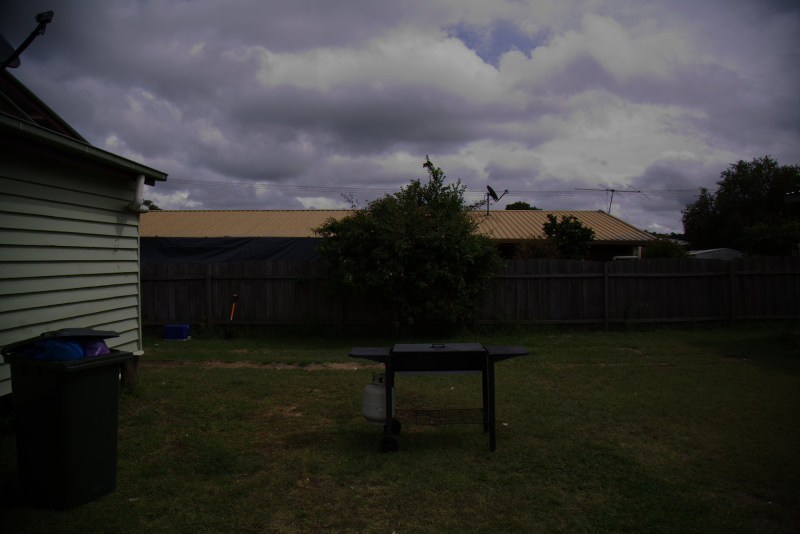
//> input picture src/2/data/barbecue.png, 800 x 534 px
$ ./lab2   (built with g++ and OpenCV 4)
//> lines starting //> are read from the running program, lines starting //| are printed output that depends on the picture
/*
    Author: Vittorio Esposito
*/

#include <iostream>
#include <stdio.h>
#include "opencv2/highgui/highgui.hpp"
#include "opencv2/imgproc/imgproc.hpp"
#include "opencv2/opencv.hpp"
#include "opencv2/imgcodecs.hpp"

using namespace std;
using namespace cv;

int kernelSizeGaussian = 1;
int sigmaGaussian = 0;

int sigmaSpaceBilateral = 1;
int sigmaRangeBilateral = 1;

// hists = vector of 3 cv::mat of size nbins=256 with the 3 histograms
// e.g.: hists[0] = cv:mat of size 256 with the red histogram
//       hists[1] = cv:mat of size 256 with the green histogram
//       hists[2] = cv:mat of size 256 with the blue histogram
void showHistogram(std::vector<cv::Mat> &hists)
{
    // Min/Max computation
    double hmax[3] = {0, 0, 0};
    double min;
    cv::minMaxLoc(hists[0], &min, &hmax[0]);
    cv::minMaxLoc(hists[1], &min, &hmax[1]);
    cv::minMaxLoc(hists[2], &min, &hmax[2]);

    std::string wname[3] = {"blue", "green", "red"};
    cv::Scalar colors[3] = {cv::Scalar(255, 0, 0), cv::Scalar(0, 255, 0),
                            cv::Scalar(0, 0, 255)};

    std::vector<cv::Mat> canvas(hists.size());

    // Display each histogram in a canvas
    for (int i = 0, end = hists.size(); i < end; i++)
    {
        canvas[i] = cv::Mat::ones(125, hists[0].rows, CV_8UC3);

        for (int j = 0, rows = canvas[i].rows; j < hists[0].rows - 1; j++)
        {
            cv::line(
                canvas[i],
                cv::Point(j, rows),
                cv::Point(j, rows - (hists[i].at<float>(j) * rows / hmax[i])),
                hists.size() == 1 ? cv::Scalar(200, 200, 200) : colors[i],
                1, 8, 0);
        }

        cv::imshow(hists.size() == 1 ? "value" : wname[i], canvas[i]);
    }
}

// [69 lines left out: functions medianFilterCallback, gaussianFilterSigmaCallback, gaussianFilterKernelCallback, bilateralFilterSigmaRangeCallaback, bilateralFilterSigmaSpaceCallaback, not called in this run]

int main(int argc, char *argv[])
{
    cout << "Lab2 is running" << endl;

    // ***** PART 1 *****

    // 1. Loads an image (e.g., one of the provided images like “barbecue.jpg” or “countryside.jpg”)
    Mat inputImage = imread("./data/barbecue.png");
//> inputImage is the input picture: 534 rows x 800 cols, CV_8UC3; mean B, G, R 54.4, 56.1, 56.7

    if (!inputImage.data)
        return 1;

    const char *inputWnd = "Input image";
    namedWindow(inputWnd);
    imshow(inputWnd, inputImage);
    cout << "Showing the input image. Close the image(s) to continue..." << endl;
    waitKey(0);

    /*
    2. Prints the histograms of the image. You must compute 3 histograms, one for each channel (i.e., R, G and B)
    with 256 bins and [0, 255] as range. Notice that you need to use the calcHist() function separately on the 3 channels.
    You can use the provided function (in the “show_histogram_function.cpp” file) to visualize the data.
    */

    vector<Mat> histograms;

    // Separate the channels in a multichannels array into multiple single channel arrays
    split(inputImage, histograms);
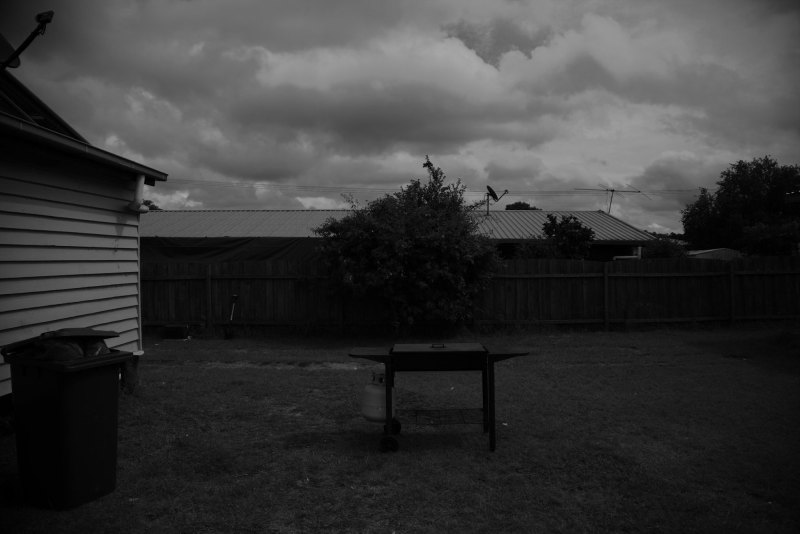
//> histograms[1]: 534 rows x 800 cols, CV_8UC1; min 0, max 167, mean 56.1

    int histSize = 256;

    // the upper boundary is not included
    float range[] = {0, 256};
    const float *histRange = {range};

    Mat blueHistogram, greenHistogram, redHistogram;
    calcHist(&histograms[0], 1, 0, Mat(), blueHistogram, 1, &histSize, &histRange, true, false);
//> blueHistogram = 256 values, max 13181 at index 12, min 0 at index 168, mean 1668.8
    calcHist(&histograms[1], 1, 0, Mat(), greenHistogram, 1, &histSize, &histRange, true, false);
//> greenHistogram = 256 values, max 8139 at index 8, min 0 at index 168, mean 1668.8
    calcHist(&histograms[2], 1, 0, Mat(), redHistogram, 1, &histSize, &histRange, true, false);
//> redHistogram = 256 values, max 8492 at index 4, min 0 at index 168, mean 1668.8

    vector<Mat> outputHistogram{blueHistogram, greenHistogram, redHistogram};
    showHistogram(outputHistogram);
//> in showHistogram, `cv::minMaxLoc(hists[0], &min, &hmax[0]);`: min = 0; hmax = [13181, 0, 0]
//> in showHistogram, `cv::minMaxLoc(hists[1], &min, &hmax[1]);`: hmax = [13181, 8139, 0]
//> in showHistogram, `cv::minMaxLoc(hists[2], &min, &hmax[2]);`: hmax = [13181, 8139, 8492]
//> the loop in showHistogram, `for (int i = 0, end = hists.size(); i < end; i++)` made 3 passes
    cout << "Showing the histograms of the image. Close the image(s) to continue..." << endl;
    waitKey(0);

    // 3. Equalizes separately the R, G and B channels by using cv::equalizeHist().
    equalizeHist(histograms[0], blueHistogram);
    equalizeHist(histograms[1], greenHistogram);
    equalizeHist(histograms[2], redHistogram);

    // 4. Shows the equalized image and the histogram of its channels.

    vector<Mat> equalizedHistograms{blueHistogram, greenHistogram, redHistogram};
    Mat equalizedImage;

    // Merge equalizedHistograms to make a single multi-channel array equalizedImage
    merge(equalizedHistograms, equalizedImage);
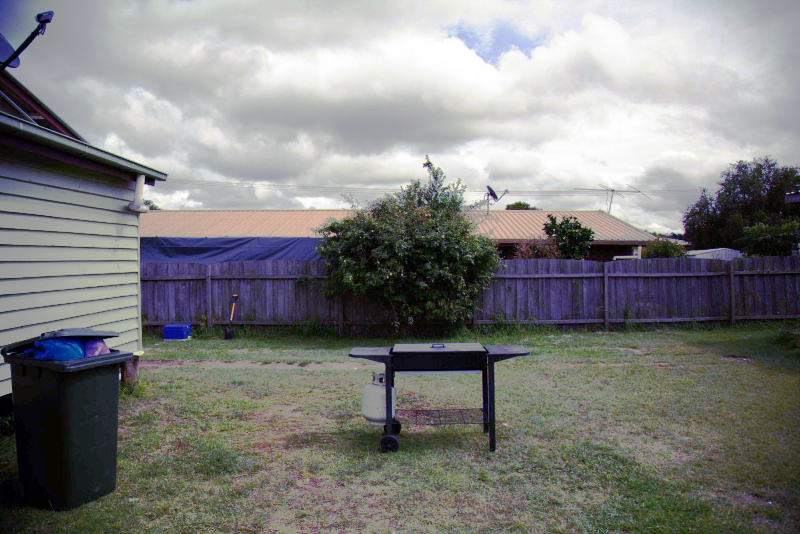
//> equalizedImage: 534 rows x 800 cols, CV_8UC3; mean B, G, R 127.7, 128.7, 128.6

    const char *equalizedWnd = "Equalized Image";
    namedWindow(equalizedWnd);
    imshow(equalizedWnd, equalizedImage);
    cout << "Showing the equalized image. Close the image(s) to continue..." << endl;
    waitKey(0);

    calcHist(&equalizedHistograms[0], 1, 0, Mat(), blueHistogram, 1, &histSize, &histRange, true, false);
//> blueHistogram = 256 values, max 13181 at index 88, min 0 at index 1, mean 1668.8
    calcHist(&equalizedHistograms[1], 1, 0, Mat(), greenHistogram, 1, &histSize, &histRange, true, false);
//> greenHistogram = 256 values, max 8139 at index 32, min 0 at index 1, mean 1668.8
    calcHist(&equalizedHistograms[2], 1, 0, Mat(), redHistogram, 1, &histSize, &histRange, true, false);
//> redHistogram = 256 values, max 8492 at index 16, min 0 at index 1, mean 1668.8

    outputHistogram = {blueHistogram, greenHistogram, redHistogram};
    showHistogram(outputHistogram);
//> in showHistogram (call 2), `cv::minMaxLoc(hists[0], &min, &hmax[0]);`: hmax = [13181, 0, 0]
//> in showHistogram (call 2), `cv::minMaxLoc(hists[1], &min, &hmax[1]);`: hmax = [13181, 8139, 0]
//> in showHistogram (call 2), `cv::minMaxLoc(hists[2], &min, &hmax[2]);`: hmax = [13181, 8139, 8492]
//> the loop in showHistogram (call 2), `for (int i = 0, end = hists.size(); i < end; i++)` made 3 passes
//> after the loop in showHistogram (call 2), `for (int i = 0, end = hists.size(); i < end; i++)`:
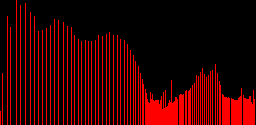
//> canvas[2]: 125 rows x 256 cols, CV_8UC3; mean B, G, R 0.8, 0, 50.5
    cout << "Showing the histograms of the equalized image. Close the image(s) to continue..." << endl;
    waitKey(0);

    /*
    5. Notice the artifacts produced by this approach.
    To obtain a better equalization than the one of point 4, convert the image to
    a different color space, e.g. Lab (use cv::cvtColor() with COLOR_BGR2Lab as color space conversion code),
    and equalize only the luminance (L) channel.
    */

    // Convert the image to Lab color space
    Mat convertedImage;
    cvtColor(inputImage, convertedImage, COLOR_BGR2Lab);
//> convertedImage: 534 rows x 800 cols, CV_8UC3; mean of channels 0, 1, 2 58.3, 128.1, 129.1

    // Split as before
    vector<Mat> histogramsLab;
    split(convertedImage, histogramsLab);
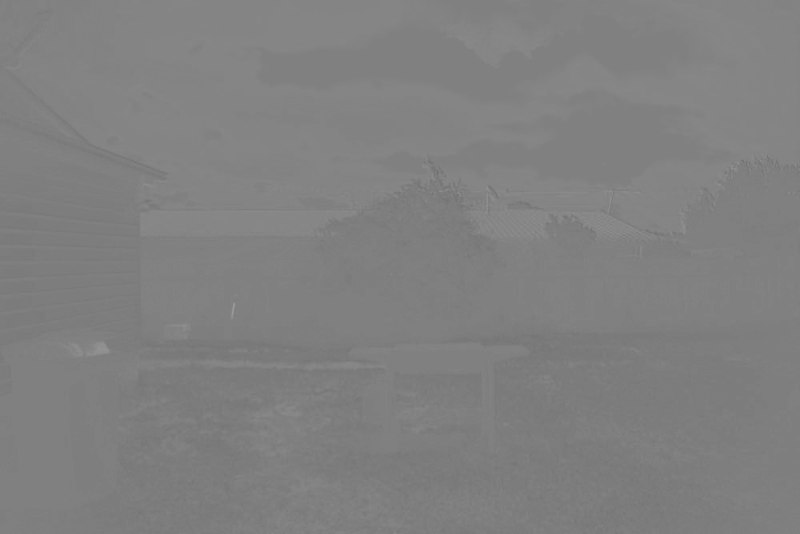
//> histogramsLab[1]: 534 rows x 800 cols, CV_8UC1; min 113, max 155, mean 128.1

    // equalize only the luminance (L) channel
    Mat luminanceHistogram;
    equalizeHist(histogramsLab[0], histogramsLab[0]);

    merge(histogramsLab, convertedImage);
//> convertedImage: 534 rows x 800 cols, CV_8UC3; mean of channels 0, 1, 2 128.9, 128.1, 129.1
    cvtColor(convertedImage, convertedImage, COLOR_Lab2BGR);

    const char *equalizedLumWnd = "Equalized image (luminance only)";
    namedWindow(equalizedLumWnd);
    imshow(equalizedLumWnd, convertedImage);
    cout << "Showing the equalized image (luminance only). Close the image(s) to continue..." << endl;
    waitKey(0);

    split(convertedImage, equalizedHistograms);
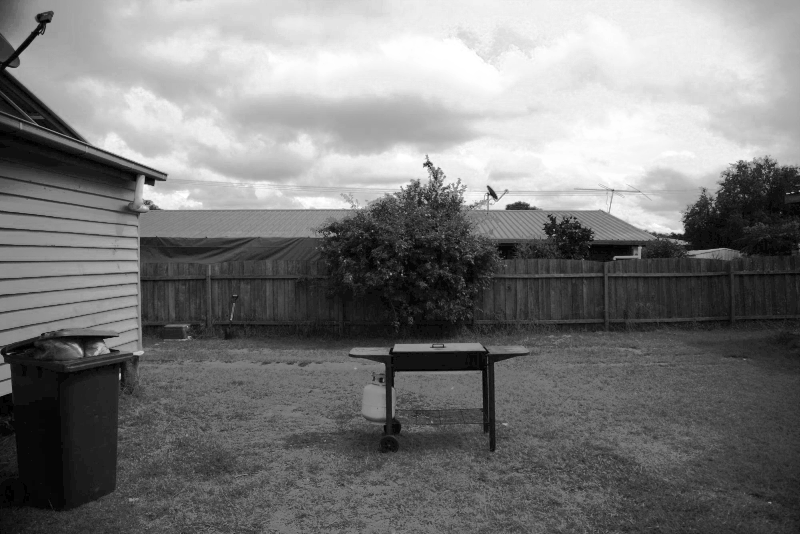
//> equalizedHistograms[0]: 534 rows x 800 cols, CV_8UC1; min 0, max 255, mean 122.7
    calcHist(&equalizedHistograms[0], 1, 0, Mat(), blueHistogram, 1, &histSize, &histRange, true, false);
//> blueHistogram = 256 values, max 9365 at index 16, min 0 at index 1, mean 1668.8
    calcHist(&equalizedHistograms[1], 1, 0, Mat(), greenHistogram, 1, &histSize, &histRange, true, false);
//> greenHistogram = 256 values, max 11714 at index 18, min 0 at index 1, mean 1668.8
    calcHist(&equalizedHistograms[2], 1, 0, Mat(), redHistogram, 1, &histSize, &histRange, true, false);
//> redHistogram = 256 values, max 8973 at index 19, min 0 at index 1, mean 1668.8
    outputHistogram = {blueHistogram, greenHistogram, redHistogram};
    showHistogram(outputHistogram);
//> in showHistogram (call 3), `cv::minMaxLoc(hists[0], &min, &hmax[0]);`: hmax = [9365, 0, 0]
//> in showHistogram (call 3), `cv::minMaxLoc(hists[1], &min, &hmax[1]);`: hmax = [9365, 11714, 0]
//> in showHistogram (call 3), `cv::minMaxLoc(hists[2], &min, &hmax[2]);`: hmax = [9365, 11714, 8973]
//> the loop in showHistogram (call 3), `for (int i = 0, end = hists.size(); i < end; i++)` made 3 passes
//> pass 1, in showHistogram (call 3), `cv::imshow(hists.size() == 1 ? "value" : wname[i], canvas[i]);`:
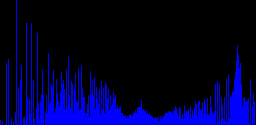
//> window 'blue': 125 rows x 256 cols, CV_8UC3; mean B, G, R 47.1, 0, 0
//> after the loop in showHistogram (call 3), `for (int i = 0, end = hists.size(); i < end; i++)`:
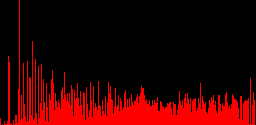
//> canvas[2]: 125 rows x 256 cols, CV_8UC3; mean B, G, R 0.8, 0, 48.3
    cout << "Showing the histograms of the equalized image (luminance only). Close the image(s) to continue..." << endl;
    waitKey(0);

    // ***** PART 2 *****

    /*
    Generate a denoised version of the image. You should try different filters and parameter values.
        • Write a program that performs the filtering and shows the result.
        • Table 1 specifies the requested filters to test and the parameters to be set for each filter.
        • You can simply pass the filter parameters from the command line

    */

    int blur = 0;

    const char *medianFilterWnd = "Median filtering";
    namedWindow(medianFilterWnd);
    imshow(medianFilterWnd, convertedImage);
    createTrackbar("Kernel", medianFilterWnd, &blur, 45, medianFilterCallback, (void *)&convertedImage);
    cout << "Showing the median filtering output." << endl;

    waitKey(0);

    const char *gaussianFilterWnd = "Gaussian filtering";
    namedWindow(gaussianFilterWnd);
    imshow(gaussianFilterWnd, convertedImage);
    // This time we need two trackbars: one for the kernel and one for sigma
    createTrackbar("Sigma", gaussianFilterWnd, &blur, 90, gaussianFilterSigmaCallback, (void *)&convertedImage);
    createTrackbar("Kernel", gaussianFilterWnd, &blur, 40, gaussianFilterKernelCallback, (void *)&convertedImage);
    cout << "Showing the gaussian filtering output." << endl;

    waitKey(0);

    // Resize of a factor of 2 to reduce computation times
    cv::resize(convertedImage, convertedImage, cv::Size(convertedImage.cols / 2, convertedImage.rows / 2));
//> convertedImage: 267 rows x 400 cols, CV_8UC3

    const char *bilateralFilterWnd = "Bilateral filtering";
    namedWindow(bilateralFilterWnd);
    imshow(bilateralFilterWnd, convertedImage);
    createTrackbar("S space", bilateralFilterWnd, &blur, 70, bilateralFilterSigmaSpaceCallaback, (void *)&convertedImage);
    createTrackbar("S range", bilateralFilterWnd, &blur, 70, bilateralFilterSigmaRangeCallaback, (void *)&convertedImage);

    waitKey(0);

    return 0;
}
